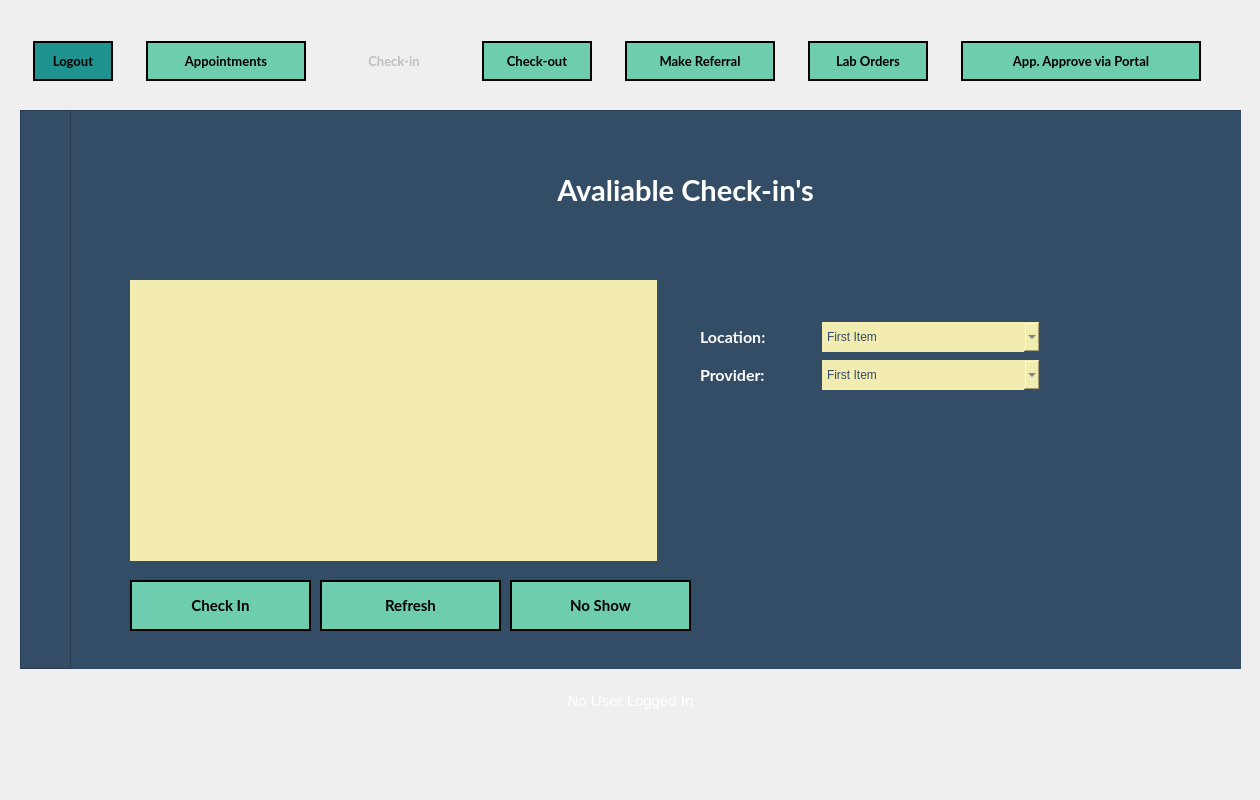
<?xml version="1.0" encoding="UTF-8"?>
<ui version="4.0">
 <class>MainWindow</class>
 <widget class="QMainWindow" name="MainWindow">
  <property name="geometry">
   <rect>
    <x>0</x>
    <y>0</y>
    <width>1260</width>
    <height>800</height>
   </rect>
  </property>
  <property name="minimumSize">
   <size>
    <width>1260</width>
    <height>800</height>
   </size>
  </property>
  <property name="maximumSize">
   <size>
    <width>1260</width>
    <height>800</height>
   </size>
  </property>
  <property name="windowTitle">
   <string>Forsyth Family Practice Center - [ TEMPLATE ]</string>
  </property>
  <property name="styleSheet">
   <string notr="true">border-image: url(:/newPrefix/imgs/app-bg.png);

QGroupBox, QFrame {
	border-image: none;
	border: none;
}</string>
  </property>
  <widget class="QWidget" name="centralwidget">
   <widget class="QGroupBox" name="groupBox_NavBar">
    <property name="geometry">
     <rect>
      <x>20</x>
      <y>40</y>
      <width>1221</width>
      <height>80</height>
     </rect>
    </property>
    <property name="styleSheet">
     <string notr="true">border: none; border-image: none;</string>
    </property>
    <property name="title">
     <string/>
    </property>
    <widget class="QWidget" name="layoutWidget">
     <property name="geometry">
      <rect>
       <x>0</x>
       <y>0</y>
       <width>1201</width>
       <height>42</height>
      </rect>
     </property>
     <layout class="QHBoxLayout" name="Layout_NavBar">
      <property name="spacing">
       <number>20</number>
      </property>
      <item>
       <widget class="QPushButton" name="Nav_LogoutBtn">
        <property name="minimumSize">
         <size>
          <width>80</width>
          <height>40</height>
         </size>
        </property>
        <property name="maximumSize">
         <size>
          <width>60</width>
          <height>16777215</height>
         </size>
        </property>
        <property name="font">
         <font>
          <family>Lato</family>
          <pointsize>10</pointsize>
          <weight>75</weight>
          <bold>true</bold>
         </font>
        </property>
        <property name="cursor">
         <cursorShape>PointingHandCursor</cursorShape>
        </property>
        <property name="styleSheet">
         <string notr="true">QPushButton {
	border-image: none;
	background-color: rgb(30, 147, 143);
	color: black;
	border: 2px solid black;
}

QPushButton::hover {
	background-color: rgb(14, 81, 85);
	color: white;
}</string>
        </property>
        <property name="text">
         <string>Logout</string>
        </property>
       </widget>
      </item>
      <item>
       <widget class="QPushButton" name="Nav_Appointments">
        <property name="sizePolicy">
         <sizepolicy hsizetype="Preferred" vsizetype="Fixed">
          <horstretch>0</horstretch>
          <verstretch>0</verstretch>
         </sizepolicy>
        </property>
        <property name="minimumSize">
         <size>
          <width>160</width>
          <height>40</height>
         </size>
        </property>
        <property name="maximumSize">
         <size>
          <width>90</width>
          <height>16777215</height>
         </size>
        </property>
        <property name="font">
         <font>
          <family>Lato</family>
          <pointsize>10</pointsize>
          <weight>75</weight>
          <bold>true</bold>
         </font>
        </property>
        <property name="cursor">
         <cursorShape>PointingHandCursor</cursorShape>
        </property>
        <property name="autoFillBackground">
         <bool>false</bool>
        </property>
        <property name="styleSheet">
         <string notr="true">QPushButton {
	border-image: none;
	background-color: #6ECCAF;
	color: black;
	border: 2px solid black;
}

QPushButton::hover {
	background-color: rgb(139, 231, 100);
	color: white;
}</string>
        </property>
        <property name="text">
         <string>Appointments</string>
        </property>
       </widget>
      </item>
      <item>
       <widget class="QPushButton" name="Nav_CheckinBtn">
        <property name="enabled">
         <bool>false</bool>
        </property>
        <property name="minimumSize">
         <size>
          <width>110</width>
          <height>40</height>
         </size>
        </property>
        <property name="maximumSize">
         <size>
          <width>80</width>
          <height>16777215</height>
         </size>
        </property>
        <property name="font">
         <font>
          <family>Lato</family>
          <pointsize>10</pointsize>
          <weight>75</weight>
          <bold>true</bold>
         </font>
        </property>
        <property name="cursor">
         <cursorShape>PointingHandCursor</cursorShape>
        </property>
        <property name="styleSheet">
         <string notr="true">QPushButton {
	border-image: none;
	background-color: rgba(110, 204, 175, .2);
	color: rgba(0, 0, 0, .2);
	border: 2px solid rgba(0, 0, 0, .2);
}

QPushButton::hover {
	background-color: rgb(139, 231, 100);
	color: white;
}</string>
        </property>
        <property name="text">
         <string>Check-in</string>
        </property>
       </widget>
      </item>
      <item>
       <widget class="QPushButton" name="Nav_CheckoutBtn">
        <property name="minimumSize">
         <size>
          <width>110</width>
          <height>40</height>
         </size>
        </property>
        <property name="maximumSize">
         <size>
          <width>90</width>
          <height>16777215</height>
         </size>
        </property>
        <property name="font">
         <font>
          <family>Lato</family>
          <pointsize>10</pointsize>
          <weight>75</weight>
          <bold>true</bold>
         </font>
        </property>
        <property name="cursor">
         <cursorShape>PointingHandCursor</cursorShape>
        </property>
        <property name="styleSheet">
         <string notr="true">QPushButton {
	border-image: none;
	background-color: #6ECCAF;
	color: black;
	border: 2px solid black;
}

QPushButton::hover {
	background-color: rgb(139, 231, 100);
	color: white;
}</string>
        </property>
        <property name="text">
         <string>Check-out</string>
        </property>
       </widget>
      </item>
      <item>
       <widget class="QPushButton" name="Nav_MakeReferralBtn">
        <property name="minimumSize">
         <size>
          <width>150</width>
          <height>40</height>
         </size>
        </property>
        <property name="maximumSize">
         <size>
          <width>110</width>
          <height>16777215</height>
         </size>
        </property>
        <property name="font">
         <font>
          <family>Lato</family>
          <pointsize>10</pointsize>
          <weight>75</weight>
          <bold>true</bold>
         </font>
        </property>
        <property name="cursor">
         <cursorShape>PointingHandCursor</cursorShape>
        </property>
        <property name="styleSheet">
         <string notr="true">QPushButton {
	border-image: none;
	background-color: #6ECCAF;
	color: black;
	border: 2px solid black;
}

QPushButton::hover {
	background-color: rgb(139, 231, 100);
	color: white;
}
</string>
        </property>
        <property name="text">
         <string>Make Referral</string>
        </property>
       </widget>
      </item>
      <item>
       <widget class="QPushButton" name="Nav_LabOrdersBtn">
        <property name="minimumSize">
         <size>
          <width>120</width>
          <height>40</height>
         </size>
        </property>
        <property name="maximumSize">
         <size>
          <width>90</width>
          <height>16777215</height>
         </size>
        </property>
        <property name="font">
         <font>
          <family>Lato</family>
          <pointsize>10</pointsize>
          <weight>75</weight>
          <bold>true</bold>
         </font>
        </property>
        <property name="cursor">
         <cursorShape>PointingHandCursor</cursorShape>
        </property>
        <property name="styleSheet">
         <string notr="true">QPushButton {
	border-image: none;
	background-color: #6ECCAF;
	color: black;
	border: 2px solid black;
}

QPushButton::hover {
	background-color: rgb(139, 231, 100);
	color: white;
}</string>
        </property>
        <property name="text">
         <string>Lab Orders</string>
        </property>
       </widget>
      </item>
      <item>
       <widget class="QPushButton" name="Nav_ApproveAppointmentsBtn">
        <property name="minimumSize">
         <size>
          <width>240</width>
          <height>40</height>
         </size>
        </property>
        <property name="maximumSize">
         <size>
          <width>90</width>
          <height>16777215</height>
         </size>
        </property>
        <property name="font">
         <font>
          <family>Lato</family>
          <pointsize>10</pointsize>
          <weight>75</weight>
          <bold>true</bold>
         </font>
        </property>
        <property name="cursor">
         <cursorShape>PointingHandCursor</cursorShape>
        </property>
        <property name="styleSheet">
         <string notr="true">QPushButton {
	border-image: none;
	background-color: #6ECCAF;
	color: black;
	border: 2px solid black;
}

QPushButton::hover {
	background-color: rgb(139, 231, 100);
	color: white;
}</string>
        </property>
        <property name="text">
         <string>App. Approve via Portal</string>
        </property>
       </widget>
      </item>
     </layout>
    </widget>
   </widget>
   <widget class="QFrame" name="Main_Frame">
    <property name="geometry">
     <rect>
      <x>20</x>
      <y>110</y>
      <width>1221</width>
      <height>559</height>
     </rect>
    </property>
    <property name="minimumSize">
     <size>
      <width>0</width>
      <height>0</height>
     </size>
    </property>
    <property name="maximumSize">
     <size>
      <width>16777215</width>
      <height>16777215</height>
     </size>
    </property>
    <property name="styleSheet">
     <string notr="true">QFrame {
	border-image: none;
	background-color: rgb(52, 77, 103);
}



QLineEdit, QComboBox, QDateEdit, QDateTimeEdit, QListView {
	border-image: none;
    border: none;
	min-width: 200px;
	height: 30px;
	background-color: #F3ECB0;
	color: #344D67;
	font-family: &quot;MS Shell Dlg 2&quot;;
	font-size: 11;
}

QLabel {
	color: white;
}</string>
    </property>
    <property name="frameShape">
     <enum>QFrame::StyledPanel</enum>
    </property>
    <property name="frameShadow">
     <enum>QFrame::Raised</enum>
    </property>
    <widget class="QFrame" name="InputFrame">
     <property name="geometry">
      <rect>
       <x>50</x>
       <y>0</y>
       <width>1251</width>
       <height>561</height>
      </rect>
     </property>
     <property name="styleSheet">
      <string notr="true">border-image: none;
</string>
     </property>
     <property name="frameShape">
      <enum>QFrame::StyledPanel</enum>
     </property>
     <property name="frameShadow">
      <enum>QFrame::Raised</enum>
     </property>
     <widget class="QWidget" name="verticalLayoutWidget">
      <property name="geometry">
       <rect>
        <x>350</x>
        <y>0</y>
        <width>531</width>
        <height>161</height>
       </rect>
      </property>
      <layout class="QVBoxLayout" name="verticalLayout">
       <item>
        <widget class="QLabel" name="Lable_CheckIns">
         <property name="minimumSize">
          <size>
           <width>0</width>
           <height>150</height>
          </size>
         </property>
         <property name="maximumSize">
          <size>
           <width>16777215</width>
           <height>150</height>
          </size>
         </property>
         <property name="font">
          <font>
           <family>Lato</family>
           <pointsize>22</pointsize>
           <weight>75</weight>
           <bold>true</bold>
          </font>
         </property>
         <property name="styleSheet">
          <string notr="true">QLabel {
	color: white;
}</string>
         </property>
         <property name="text">
          <string>Avaliable Check-in's</string>
         </property>
         <property name="alignment">
          <set>Qt::AlignCenter</set>
         </property>
        </widget>
       </item>
      </layout>
     </widget>
     <widget class="QPushButton" name="Btn_CheckIn">
      <property name="geometry">
       <rect>
        <x>60</x>
        <y>470</y>
        <width>181</width>
        <height>51</height>
       </rect>
      </property>
      <property name="font">
       <font>
        <family>Lato</family>
        <pointsize>11</pointsize>
        <weight>75</weight>
        <bold>true</bold>
       </font>
      </property>
      <property name="cursor">
       <cursorShape>PointingHandCursor</cursorShape>
      </property>
      <property name="styleSheet">
       <string notr="true">QPushButton {
	border-image: none;
	background-color: #6ECCAF;
	color: black;
	border: 2px solid black;
}

QPushButton::hover {
	background-color: rgb(139, 231, 100);
	color: white;
}

</string>
      </property>
      <property name="text">
       <string>Check In</string>
      </property>
     </widget>
     <widget class="QPushButton" name="Btn_Refresh">
      <property name="geometry">
       <rect>
        <x>250</x>
        <y>470</y>
        <width>181</width>
        <height>51</height>
       </rect>
      </property>
      <property name="font">
       <font>
        <family>Lato</family>
        <pointsize>11</pointsize>
        <weight>75</weight>
        <bold>true</bold>
       </font>
      </property>
      <property name="cursor">
       <cursorShape>PointingHandCursor</cursorShape>
      </property>
      <property name="styleSheet">
       <string notr="true">QPushButton {
	border-image: none;
	background-color: #6ECCAF;
	color: black;
	border: 2px solid black;
}

QPushButton::hover {
	background-color: rgb(139, 231, 100);
	color: white;
}

</string>
      </property>
      <property name="text">
       <string>Refresh</string>
      </property>
     </widget>
     <widget class="QListView" name="listView_CheckIns">
      <property name="geometry">
       <rect>
        <x>60</x>
        <y>170</y>
        <width>527</width>
        <height>281</height>
       </rect>
      </property>
      <property name="minimumSize">
       <size>
        <width>200</width>
        <height>0</height>
       </size>
      </property>
      <property name="styleSheet">
       <string notr="true">QListView::item:selected {
	background-color: #4a90d9
}
</string>
      </property>
     </widget>
     <widget class="QWidget" name="layoutWidget">
      <property name="geometry">
       <rect>
        <x>630</x>
        <y>210</y>
        <width>340</width>
        <height>73</height>
       </rect>
      </property>
      <layout class="QVBoxLayout" name="verticalLayout_2">
       <item>
        <layout class="QHBoxLayout" name="horizontalLayout_2">
         <item>
          <widget class="QLabel" name="Label_Location">
           <property name="font">
            <font>
             <family>Lato</family>
             <pointsize>12</pointsize>
             <weight>75</weight>
             <bold>true</bold>
            </font>
           </property>
           <property name="styleSheet">
            <string notr="true"/>
           </property>
           <property name="text">
            <string>Location:</string>
           </property>
          </widget>
         </item>
         <item>
          <widget class="QComboBox" name="comboBox_Locations">
           <property name="styleSheet">
            <string notr="true"/>
           </property>
           <item>
            <property name="text">
             <string>First Item</string>
            </property>
           </item>
           <item>
            <property name="text">
             <string>Item 2</string>
            </property>
           </item>
          </widget>
         </item>
        </layout>
       </item>
       <item>
        <layout class="QHBoxLayout" name="horizontalLayout">
         <item>
          <widget class="QLabel" name="Label_Doctor">
           <property name="font">
            <font>
             <family>Lato</family>
             <pointsize>12</pointsize>
             <weight>75</weight>
             <bold>true</bold>
            </font>
           </property>
           <property name="styleSheet">
            <string notr="true"/>
           </property>
           <property name="text">
            <string>Provider:</string>
           </property>
          </widget>
         </item>
         <item>
          <widget class="QComboBox" name="comboBox_Doctors">
           <property name="styleSheet">
            <string notr="true"/>
           </property>
           <item>
            <property name="text">
             <string>First Item</string>
            </property>
           </item>
           <item>
            <property name="text">
             <string>Item 2</string>
            </property>
           </item>
          </widget>
         </item>
        </layout>
       </item>
      </layout>
     </widget>
     <widget class="QPushButton" name="Btn_CheckIn_2">
      <property name="geometry">
       <rect>
        <x>440</x>
        <y>470</y>
        <width>181</width>
        <height>51</height>
       </rect>
      </property>
      <property name="font">
       <font>
        <family>Lato</family>
        <pointsize>11</pointsize>
        <weight>75</weight>
        <bold>true</bold>
       </font>
      </property>
      <property name="cursor">
       <cursorShape>PointingHandCursor</cursorShape>
      </property>
      <property name="styleSheet">
       <string notr="true">QPushButton {
	border-image: none;
	background-color: #6ECCAF;
	color: black;
	border: 2px solid black;
}

QPushButton::hover {
	background-color: rgb(139, 231, 100);
	color: white;
}

</string>
      </property>
      <property name="text">
       <string>No Show</string>
      </property>
     </widget>
    </widget>
   </widget>
   <widget class="QGroupBox" name="horizontalGroupBox">
    <property name="geometry">
     <rect>
      <x>20</x>
      <y>670</y>
      <width>1221</width>
      <height>61</height>
     </rect>
    </property>
    <property name="styleSheet">
     <string notr="true">QGroupBox {
	border: none;
	border-image: none;
	background-color: none;
}</string>
    </property>
    <layout class="QHBoxLayout" name="horizontalLayout_5">
     <item>
      <widget class="QLabel" name="currentUserLabel">
       <property name="font">
        <font>
         <pointsize>11</pointsize>
        </font>
       </property>
       <property name="styleSheet">
        <string notr="true">QLabel {
	background-color: none;
	border-image: none;
	color: white;
}</string>
       </property>
       <property name="text">
        <string>No User Logged In</string>
       </property>
       <property name="alignment">
        <set>Qt::AlignCenter</set>
       </property>
      </widget>
     </item>
    </layout>
   </widget>
  </widget>
 </widget>
 <resources>
  <include location="assets/qrc/app-bg.qrc"/>
 </resources>
 <connections/>
</ui>
